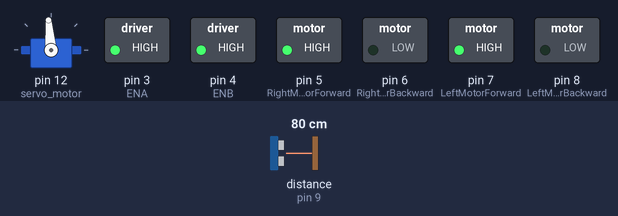
Simulated run of this sketch. Board: Arduino Uno, built with avr-gcc and run on an emulated ATmega328P. On the bench: servo, switched loads named in the sketch (green lamp = pin HIGH). Dashed ring = blinking. The inputs (shaded band) are chosen by the test bench; at power-on: distance to the obstacle (sensor on pin 9) 80 cm. The echo pulse lasts 58.3 µs per cm.

Above: at 3.9 s.
4.0 s: distance to the obstacle (sensor on pin 9) set to 2 cm
At 5.5 s:
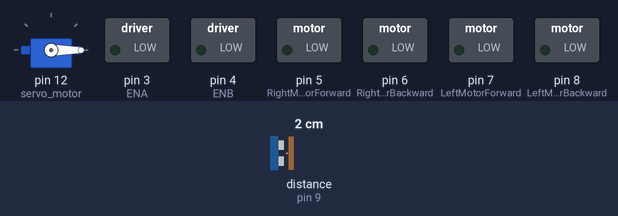
7.0 s: distance to the obstacle (sensor on pin 9) set to 19 cm
10.0 s: distance to the obstacle (sensor on pin 9) set to 23 cm
At 10.86 s:
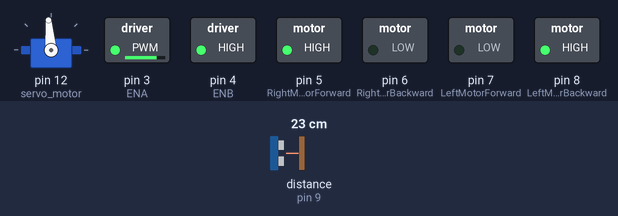
12.6 s: distance to the obstacle (sensor on pin 9) set to 4 cm
At 13.17 s:
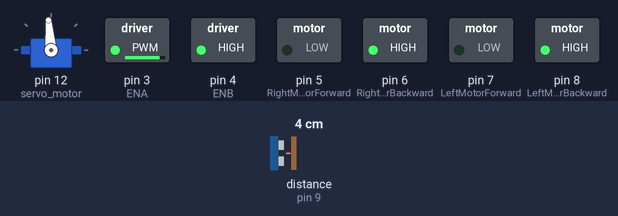
Timing chart, 0 to 16.6 s (numbered marks = the images above; inputs shaded):
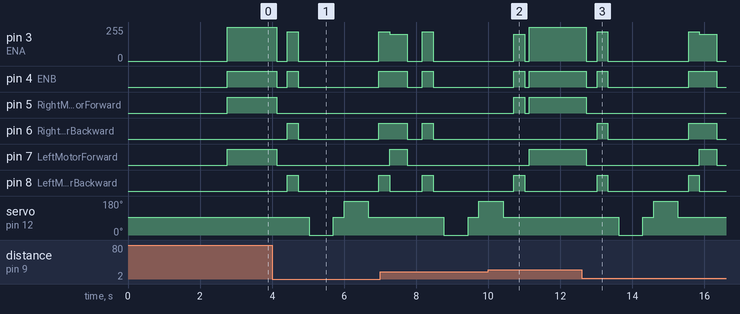

Measured:
- the behaviour switches between 20 and 21 cm on distance to the obstacle (sensor on pin 9) (found by bisection; images 1 and 2)
- after the input at 4.0 s, pin 3 (ENA): 255/255 → 0/255 after 0.13 s, → 220/255 0.30 s later, → 0/255 0.30 s later, → 220/255 2.2 s later; pin 4 (ENB): HIGH → LOW after 0.13 s, → HIGH 0.30 s later, → LOW 0.30 s later, → HIGH 2.2 s later
- after the input at 10.0 s, pin 5 (RightMotorForward): LOW → HIGH after 0.71 s, → LOW 0.30 s later, → HIGH 0.12 s later; pin 6 (RightMotorBackward): stays LOW (without the input it goes to HIGH after 0.71 s); pin 8 (LeftMotorBackward): goes on until 11.0 s, then stays LOW
- after the input at 12.6 s, pin 3 (ENA): 255/255 → 0/255 after 0.12 s, → 220/255 0.30 s later, → 0/255 0.30 s later, → 220/255 2.2 s later, … (6 changes in this stretch); pin 4 (ENB): goes LOW 0.30 s, HIGH 0.30 s, LOW 2.2 s, HIGH 0.78 s, then LOW, starting after 0.12 s

The sketch:

HCdanServo.ino
```cpp
#include <Servo.h>
#include <NewPing.h>

// Motor control pins
const int LeftMotorForward = 7;
const int LeftMotorBackward = 8;
const int RightMotorForward = 5;
const int RightMotorBackward = 6;

// Enable pins for PWM speed control
const int ENA = 3;  // Enable motor kiri
const int ENB = 4; // Enable motor kanan

// Ultrasonic sensor pins
#define trig_pin 10
#define echo_pin 9
#define maximum_distance 200

boolean goesForward = false;
int distance = 100;

NewPing sonar(trig_pin, echo_pin, maximum_distance);
Servo servo_motor;

void setup(){
  pinMode(RightMotorForward, OUTPUT);
  pinMode(LeftMotorForward, OUTPUT);
  pinMode(LeftMotorBackward, OUTPUT);
  pinMode(RightMotorBackward, OUTPUT);
  pinMode(ENA, OUTPUT);
  pinMode(ENB, OUTPUT);

  servo_motor.attach(12);
  servo_motor.write(95);

  delay(2000);
  distance = readPing();
  delay(100);
  distance = readPing();
  delay(100);
  distance = readPing();
  delay(100);
  distance = readPing();
  delay(100);
}

void loop() {
  int distanceRight = 0;
  int distanceLeft  = 0;
  delay(50);

  // Jika ada objek di depan dalam jarak 20 cm
  if (distance <= 20) {
    moveStop();
    delay(300);

    // Mundur sebentar untuk menjauh dari objek di depan
    moveBackward();
    delay(300);
    moveStop();
    delay(300);

    // Cek jarak kanan dan kiri
    distanceRight = lookRight();
    delay(300);
    distanceLeft  = lookLeft();
    delay(300);

    // --- PERUBAHAN LOGIKA UTAMA ---
    // Jika kanan dan kiri sama‑sama sempit (<20 cm), robot mundur lagi
    if (distanceRight < 20 && distanceLeft < 20) {
      moveBackward();
      delay(300);
      turnRight2();
    } else {
      // Jika salah satu sisi lebih lapang, belok ke sisi tersebut
      if (distanceRight >= distanceLeft) {
        turnRight();
      } else {
        turnLeft();
      }
    }

    moveStop();
  } else {
    // Tidak ada halangan di depan, jalan lurus
    moveForward();
  }

  // Perbarui jarak depan untuk siklus berikutnya
  distance = readPing();
}


int lookRight(){
  servo_motor.write(0);
  delay(500);
  int distance = readPing();
  delay(100);
  servo_motor.write(95);
  return distance;
}

int lookLeft(){
  servo_motor.write(190);
  delay(500);
  int distance = readPing();
  delay(100);
  servo_motor.write(95);
  return distance;
}

int readPing(){
  delay(70);
  int cm = sonar.ping_cm();
  if (cm == 0) {
    cm = 250;
  }
  return cm;
}

void moveStop(){
  digitalWrite(RightMotorForward, LOW);
  digitalWrite(LeftMotorForward, LOW);
  digitalWrite(RightMotorBackward, LOW);
  digitalWrite(LeftMotorBackward, LOW);

  analogWrite(ENA, 0);
  analogWrite(ENB, 0);
}

void moveForward(){
  if(!goesForward){
    goesForward = true;

    digitalWrite(LeftMotorForward, HIGH);
    digitalWrite(RightMotorForward, HIGH);
    digitalWrite(LeftMotorBackward, LOW);
    digitalWrite(RightMotorBackward, LOW);

    analogWrite(ENA, 255); // Kecepatan 0–255
    analogWrite(ENB, 160);
  }
}

void moveBackward(){
  goesForward = false;

  digitalWrite(LeftMotorBackward, HIGH);
  digitalWrite(RightMotorBackward, HIGH);
  digitalWrite(LeftMotorForward, LOW);
  digitalWrite(RightMotorForward, LOW);

  analogWrite(ENA, 220);
  analogWrite(ENB, 180);
}

void turnRight(){
  digitalWrite(LeftMotorForward, HIGH);
  digitalWrite(RightMotorBackward, HIGH);
  digitalWrite(LeftMotorBackward, LOW);
  digitalWrite(RightMotorForward, LOW);

  analogWrite(ENA, 200);
  analogWrite(ENB, 200);

  delay(300);
}

void turnRight2(){
  digitalWrite(LeftMotorForward, HIGH);
  digitalWrite(RightMotorBackward, HIGH);
  digitalWrite(LeftMotorBackward, LOW);
  digitalWrite(RightMotorForward, LOW);

  analogWrite(ENA, 200);
  analogWrite(ENB, 200);

  delay(480);
}

void turnLeft(){
  digitalWrite(LeftMotorBackward, HIGH);
  digitalWrite(RightMotorForward, HIGH);
  digitalWrite(LeftMotorForward, LOW);
  digitalWrite(RightMotorBackward, LOW);

  analogWrite(ENA, 200);
  analogWrite(ENB, 200);

  delay(300);
}
```
